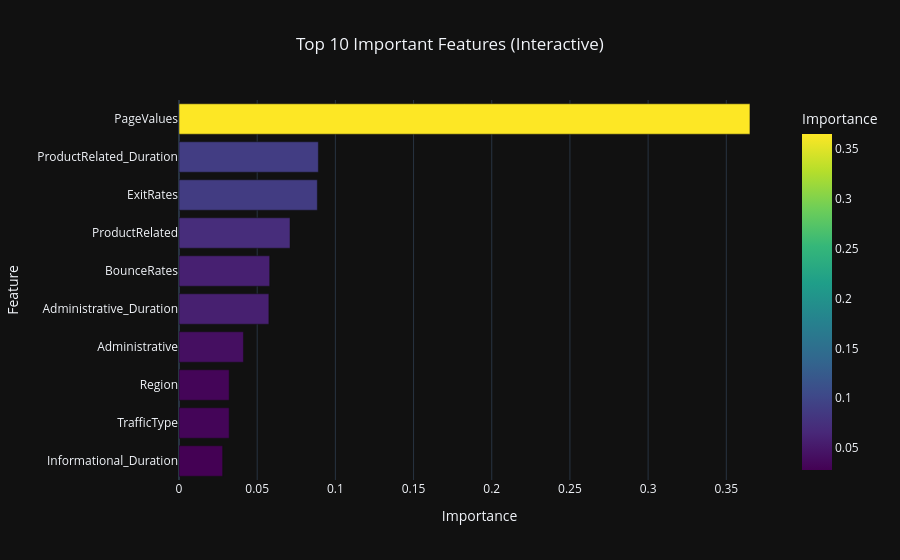
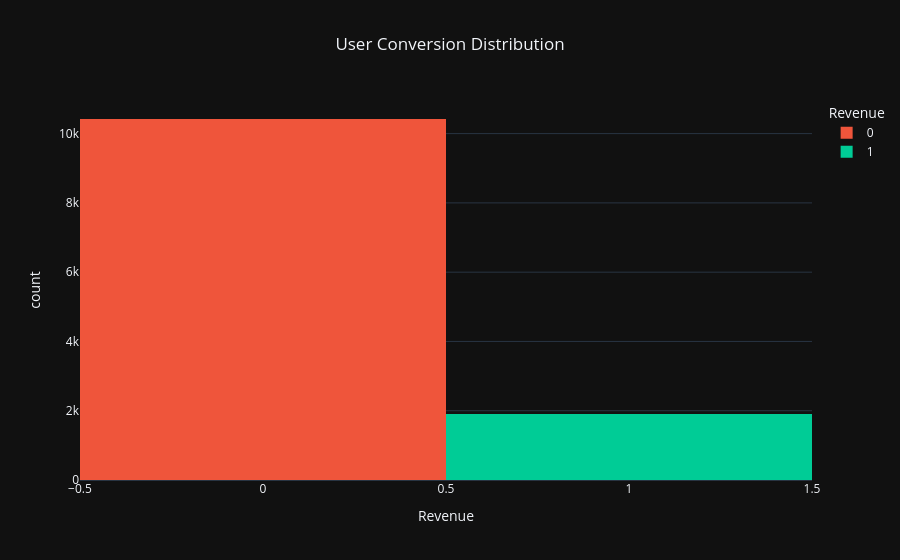
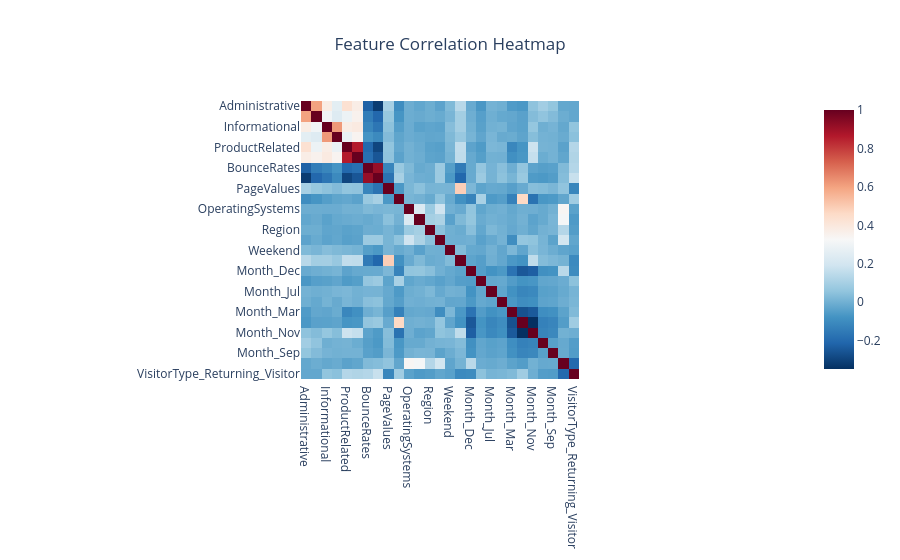

The cell these charts' notebook holds for them, in order:
### Code cell
top_features = feat_imp.sort_values().tail(10).reset_index()
top_features.columns = ["Feature", "Importance"]

fig = px.bar(
    top_features,
    x="Importance",
    y="Feature",
    orientation='h',
    color="Importance",
    color_continuous_scale="viridis",
    title="Top 10 Important Features (Interactive)"
)

fig.update_layout(
    title_x=0.5,
    template="plotly_dark"
)

fig.show()
fig = px.histogram(
    df,
    x="Revenue",
    color="Revenue",
    title="User Conversion Distribution",
    color_discrete_sequence=["#EF553B", "#00CC96"]
)

fig.update_layout(
    title_x=0.5,
    template="plotly_dark"
)

fig.show()

corr = df.corr()

fig = px.imshow(
    corr,
    color_continuous_scale="RdBu_r",
    title="Feature Correlation Heatmap"
)

fig.update_layout(title_x=0.5)
fig.show()

### Figure 1 — Plotly figure (JSON) as saved in the notebook; plotly's stock layout.template omitted (floating-point values rounded to 4 significant figures)
{"data": [{"hovertemplate": "Importance=%{marker.color}<br>Feature=%{y}<extra></extra>", "legendgroup": "", "marker": {"color": [0.0279, 0.03208, 0.03209, 0.04122, 0.05746, 0.05799, 0.07099, 0.08847, 0.08911, 0.3651], "coloraxis": "coloraxis", "pattern": {"shape": ""}}, "name": "", "orientation": "h", "showlegend": false, "textposition": "auto", "type": "bar", "x": [0.0279, 0.03208, 0.03209, 0.04122, 0.05746, 0.05799, 0.07099, 0.08847, 0.08911, 0.3651], "xaxis": "x", "y": ["Informational_Duration", "TrafficType", "Region", "Administrative", "Administrative_Duration", "BounceRates", "ProductRelated", "ExitRates", "ProductRelated_Duration", "PageValues"], "yaxis": "y"}], "layout": {"barmode": "relative", "coloraxis": {"colorbar": {"title": {"text": "Importance"}}, "colorscale": [[0, "#440154"], [0.1111, "#482878"], [0.2222, "#3e4989"], [0.3333, "#31688e"], [0.4444, "#26828e"], [0.5556, "#1f9e89"], [0.6667, "#35b779"], [0.7778, "#6ece58"], [0.8889, "#b5de2b"], [1, "#fde725"]]}, "legend": {"tracegroupgap": 0}, "title": {"text": "Top 10 Important Features (Interactive)", "x": 0.5}, "xaxis": {"anchor": "y", "domain": [0, 1], "title": {"text": "Importance"}}, "yaxis": {"anchor": "x", "domain": [0, 1], "title": {"text": "Feature"}}}}

### Figure 2 — Plotly figure (JSON) as saved in the notebook; plotly's stock layout.template omitted (floating-point values rounded to 4 significant figures; data arrays with more than 128 entries replaced by an {"elided": "..."} marker saying what was removed)
{"data": [{"bingroup": "x", "hovertemplate": "Revenue=%{x}<br>count=%{y}<extra></extra>", "legendgroup": "0", "marker": {"color": "#EF553B", "pattern": {"shape": ""}}, "name": "0", "orientation": "v", "showlegend": true, "type": "histogram", "x": {"elided": "10422 int values"}, "xaxis": "x", "yaxis": "y"}, {"bingroup": "x", "hovertemplate": "Revenue=%{x}<br>count=%{y}<extra></extra>", "legendgroup": "1", "marker": {"color": "#00CC96", "pattern": {"shape": ""}}, "name": "1", "orientation": "v", "showlegend": true, "type": "histogram", "x": {"elided": "1908 int values"}, "xaxis": "x", "yaxis": "y"}], "layout": {"barmode": "relative", "legend": {"title": {"text": "Revenue"}, "tracegroupgap": 0}, "title": {"text": "User Conversion Distribution", "x": 0.5}, "xaxis": {"anchor": "y", "categoryarray": [0, 1], "categoryorder": "array", "domain": [0, 1], "title": {"text": "Revenue"}}, "yaxis": {"anchor": "x", "domain": [0, 1], "title": {"text": "count"}}}}

### Figure 3 — Plotly figure (JSON) as saved in the notebook; plotly's stock layout.template omitted (floating-point values rounded to 4 significant figures; data arrays with more than 128 entries replaced by an {"elided": "..."} marker saying what was removed)
{"data": [{"coloraxis": "coloraxis", "hovertemplate": "x: %{x}<br>y: %{y}<br>color: %{z}<extra></extra>", "name": "0", "type": "heatmap", "x": ["Administrative", "Administrative_Duration", "Informational", "Informational_Duration", "ProductRelated", "ProductRelated_Duration", "BounceRates", "ExitRates", "PageValues", "SpecialDay", "OperatingSystems", "Browser", "Region", "TrafficType", "Weekend", "Revenue", "Month_Dec", "Month_Feb", "Month_Jul", "Month_June", "Month_Mar", "Month_May", "Month_Nov", "Month_Oct", "Month_Sep", "VisitorType_Other", "VisitorType_Returning_Visitor"], "xaxis": "x", "y": ["Administrative", "Administrative_Duration", "Informational", "Informational_Duration", "ProductRelated", "ProductRelated_Duration", "BounceRates", "ExitRates", "PageValues", "SpecialDay", "OperatingSystems", "Browser", "Region", "TrafficType", "Weekend", "Revenue", "Month_Dec", "Month_Feb", "Month_Jul", "Month_June", "Month_Mar", "Month_May", "Month_Nov", "Month_Oct", "Month_Sep", "VisitorType_Other", "VisitorType_Returning_Visitor"], "yaxis": "y", "z": {"elided": "27x27 float values"}}], "layout": {"coloraxis": {"colorscale": [[0, "rgb(5,48,97)"], [0.1, "rgb(33,102,172)"], [0.2, "rgb(67,147,195)"], [0.3, "rgb(146,197,222)"], [0.4, "rgb(209,229,240)"], [0.5, "rgb(247,247,247)"], [0.6, "rgb(253,219,199)"], [0.7, "rgb(244,165,130)"], [0.8, "rgb(214,96,77)"], [0.9, "rgb(178,24,43)"], [1, "rgb(103,0,31)"]]}, "title": {"text": "Feature Correlation Heatmap", "x": 0.5}, "xaxis": {"anchor": "y", "constrain": "domain", "domain": [0, 1], "scaleanchor": "y"}, "yaxis": {"anchor": "x", "autorange": "reversed", "constrain": "domain", "domain": [0, 1]}}}
